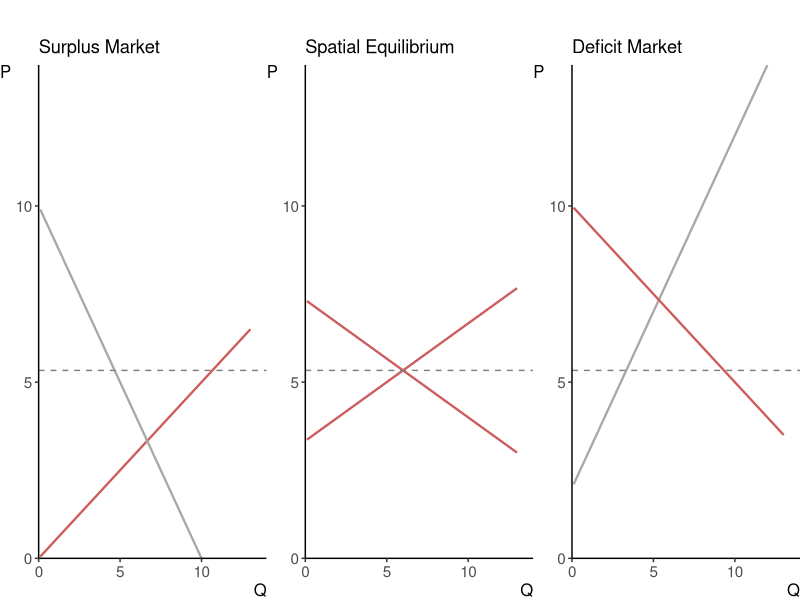

Here is the R script that generated this plot:
## ---- chunk 1
knitr::opts_chunk$set(echo = FALSE)
library(data.table)
library(ggplot2)
library(cowplot)
## ---- chunk 2

x <- seq(.1,13,0.01)

a1 <- 0
b1 <- .5
c1 <- 10
d1 <- -1

a2 <- 2
b2 <- 1
c2 <- 10
d2 <- -.5

ps1 <- a1+b1*x # x=(p-a1)/b1
pd1 <- c1+d1*x # x=(p-c1)/d1

ps2 <- a2+b2*x # x=p
pd2 <- c2+d2*x # x=5-0.5*p

es <- (x+a1/b1-c1/d1)/(1/b1-1/d1) # x = (p-a1)/b1 - (p-c1)/d1
ed <- (x-a2/b2+c2/d2)/(1/d2-1/b2)

pstar <- (a1/b1-c1/d1+a2/b2-c2/d2)/(1/b1-1/d1+1/b2-1/d2)

dt <- data.table(x,ps1,ps2,pd1,pd2,es,ed)

gg1 <- ggplot(dt)+
  geom_line(aes(x=x,y=ps1),size=.8,color="indianred",na.rm=T)+
  geom_line(aes(x=x,y=pd1),size=.8,color="darkgray",na.rm=T)+
  geom_hline(yintercept=pstar,color="gray50",linetype=2)+
  labs(title="Surplus Market",x="Q",y="P")+
  scale_x_continuous(expand=c(0,0),limits=c(0,14))+
  scale_y_continuous(expand=c(0,0),limits=c(0,14))+
  theme_classic()+
  theme(axis.title = element_text(size=12),axis.title.x=element_text(vjust=1,hjust=1),axis.title.y=element_text(angle=0,vjust=1,hjust=1), axis.text = element_text(size=11),plot.margin = margin(1,0,0,0,"cm"))

ggi <- ggplot(dt)+
  geom_line(aes(x=x,y=es),size=.8,color="indianred",na.rm=T)+
  geom_line(aes(x=x,y=ed),size=.8,color="indianred",na.rm=T)+
  geom_hline(yintercept=pstar,color="gray50",linetype=2)+
  labs(title="Spatial Equilibrium",x="Q",y="P")+
  scale_x_continuous(expand=c(0,0),limits=c(0,14))+
  scale_y_continuous(expand=c(0,0),limits=c(0,14))+
  theme_classic()+
  theme(axis.title = element_text(size=12),axis.title.x=element_text(vjust=1,hjust=1),axis.title.y=element_text(angle=0,vjust=1,hjust=1), axis.text = element_text(size=11),plot.margin = margin(1,0,0,0,"cm"))

gg2 <- ggplot(dt)+
  geom_line(aes(x=x,y=ps2),size=.8,color="darkgray",na.rm=T)+
  geom_line(aes(x=x,y=pd2),size=.8,color="indianred",na.rm=T)+
  geom_hline(yintercept=pstar,color="gray50",linetype=2)+
  labs(title="Deficit Market",x="Q",y="P")+
  scale_x_continuous(expand=c(0,0),limits=c(0,14))+
  scale_y_continuous(expand=c(0,0),limits=c(0,14))+
  theme_classic()+
  theme(axis.title = element_text(size=12),axis.title.x=element_text(vjust=1,hjust=1),axis.title.y=element_text(angle=0,vjust=1,hjust=1), axis.text = element_text(size=11),plot.margin = margin(1,0,0,0,"cm"))


plot_grid(gg1,ggi,gg2,align="v",nrow=1,hjust=0)
